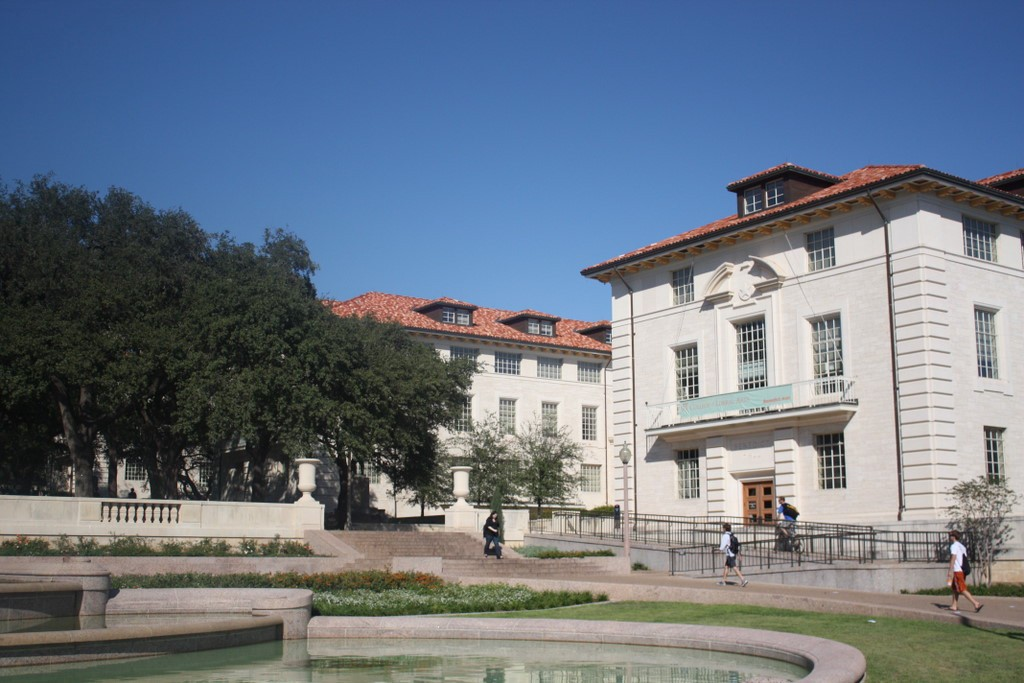
#> input picture proj4-2019/inputs/foto1A.jpg, 1024 x 683 px, found by its file name; its folder holds 4 pictures in this run
$ jupyter execute --allow-errors proj4.ipynb
#> lines starting #> are read from the running program, lines starting #| are printed output that depends on the picture
[cell 1]
import numpy as np
import cv2
import matplotlib.pyplot as plt
from time import process_time

[cell 2]
PATH_FILES = 'inputs/'
THRESHOLD_SELEC = 0.5

[cell 3]
filename1 = input("Indique o primeiro arquivo: ")
#> the answer given: inputs/foto1A.jpg

[cell 4]
filename2 = input("Indique o segundo arquivo: ")
#> the answer given: inputs/foto1B.jpg

### Passo 0
Leitura das imagens

[cell 5]
img_a = cv2.imread(PATH_FILES + filename1)
#> img_a is the input picture: shape (683, 1024, 3); mean B, G, R 132.3, 118.7, 107.9
img_b = cv2.imread(PATH_FILES + filename2)
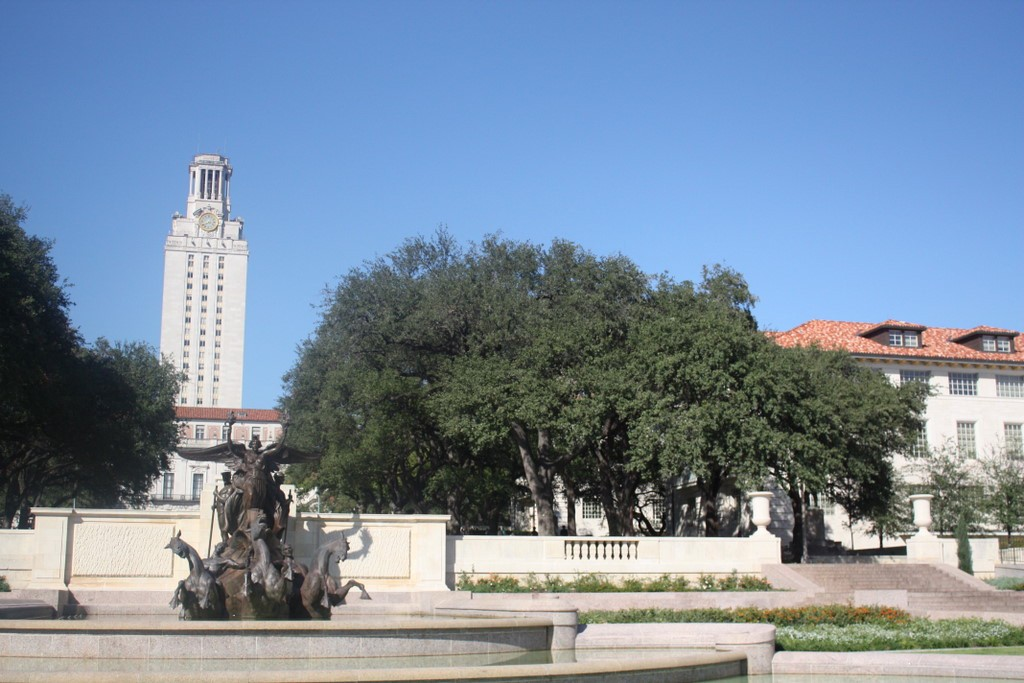
#> input picture proj4-2019/inputs/foto1B.jpg, 1024 x 683 px, found by its file name
#> img_b is the input picture: shape (683, 1024, 3); mean B, G, R 159.3, 139.8, 122

plt.subplot(121), plt.imshow(img_a)
plt.subplot(122), plt.imshow(img_b)
plt.show()
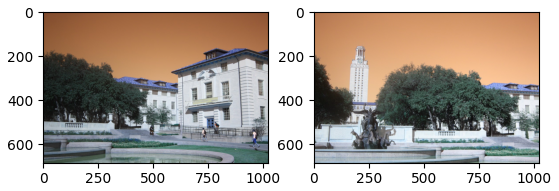
#> figure drawn by matplotlib, 2 panels; B, G, R data is drawn as R, G, B

### Passo 1
Converter as imagens coloridas de entrada em imagens de níveis de cinza.

[cell 6]
img_gray_a = cv2.cvtColor(img_a, cv2.COLOR_BGR2GRAY)
img_gray_b = cv2.cvtColor(img_b, cv2.COLOR_BGR2GRAY)
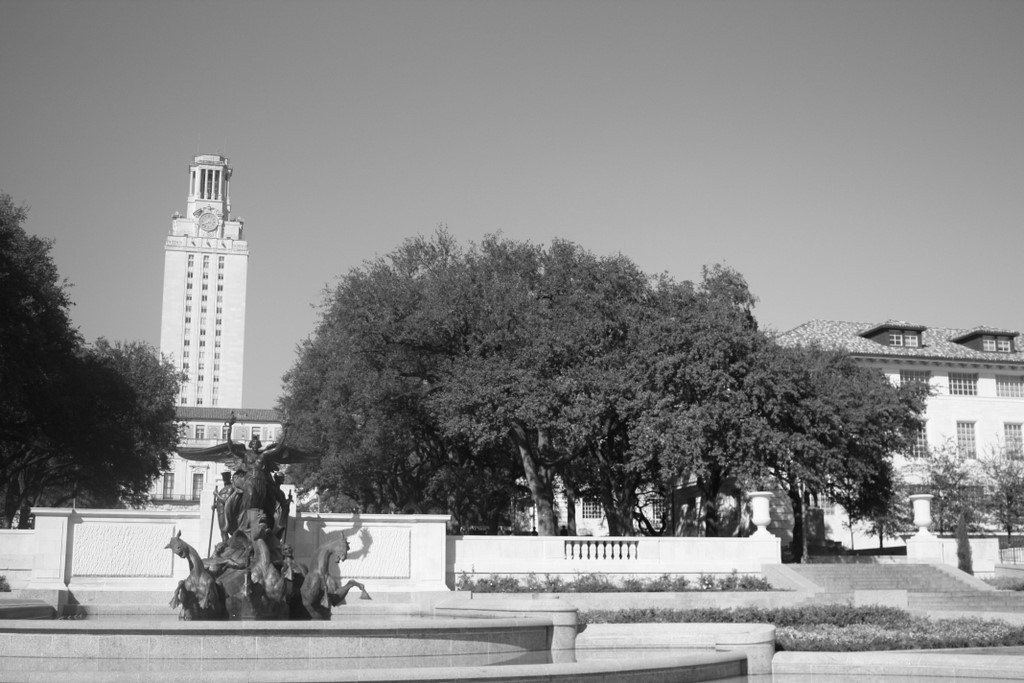
#> img_gray_b: shape (683, 1024); min 3, max 255, mean 136.7

plt.subplot(121), plt.imshow(img_gray_a, cmap='gray')
plt.subplot(122), plt.imshow(img_gray_b, cmap='gray')
plt.show()

# salva as imagens
cv2.imwrite('outputs/' + filename1[0:filename1.find('.')] + '-cinza.jpeg', img_gray_a)
cv2.imwrite('outputs/' + filename2[0:filename2.find('.')] + '-cinza.jpeg', img_gray_b)
#> Out = True

### Passo 2
Encontrar pontos de interesse e descritores invariantes locais para o par de imagens.

[cell 7]
# aplicando a tecnica do SIFT
sift = cv2.xfeatures2d.SIFT_create()
# encontra os pontos chaves e os descritores
t1_sift = process_time()
kp_img_a, des_a = sift.detectAndCompute(img_gray_a,None)
#> kp_img_a = 4239 keypoints; strongest (x, y, size): (958, 550, 9.6), (490, 528, 2), (440, 520, 6.8), (376, 451, 1.8)
kp_img_b, des_b = sift.detectAndCompute(img_gray_b,None)
#> kp_img_b = 5346 keypoints; strongest (x, y, size): (620, 556, 2.4), (612, 556, 2.2), (698, 499, 3.5), (772, 470, 2.8)
t2_sift = process_time()
# cria copias da imagem original para marcar os descritores
img_sift_a = img_gray_a.copy()
img_sift_b = img_gray_b.copy()
img_sift_a = cv2.drawKeypoints(img_gray_a, kp_img_a, img_sift_a)
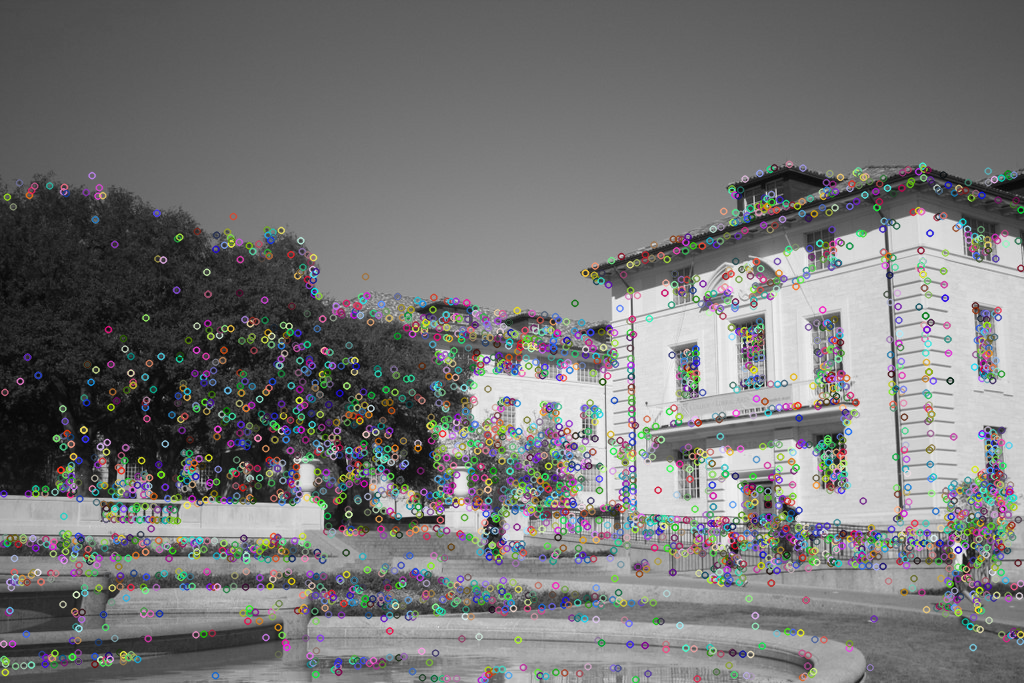
#> img_sift_a: shape (683, 1024, 3); mean of channels 0, 1, 2 118, 118, 118; drawn as B, G, R
img_sift_b = cv2.drawKeypoints(img_gray_b,kp_img_b, img_sift_b)
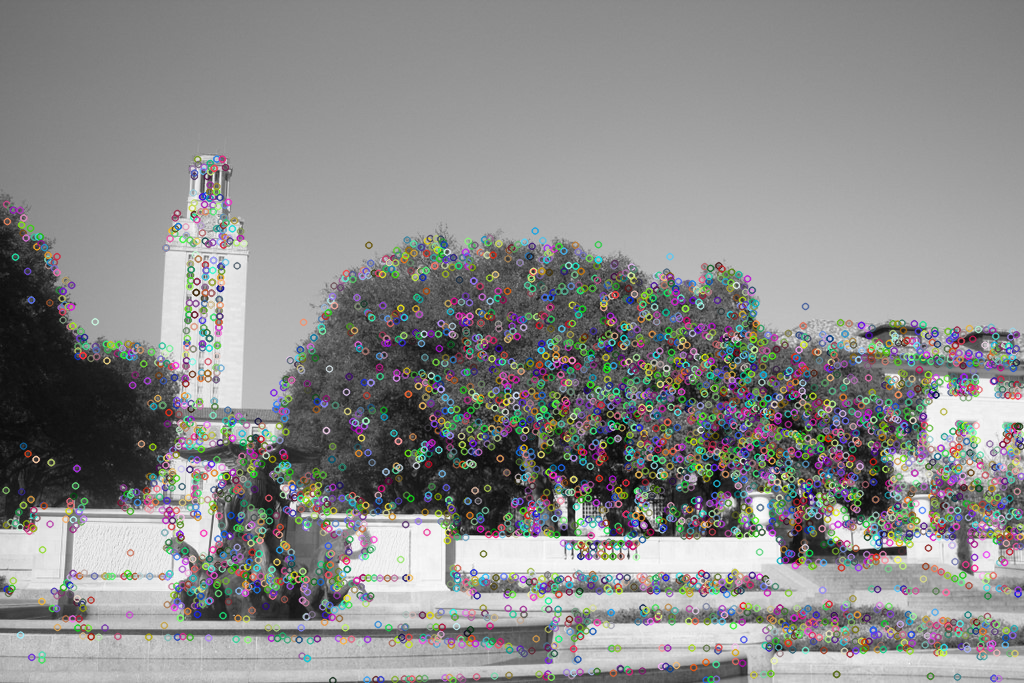
#> img_sift_b: shape (683, 1024, 3); mean of channels 0, 1, 2 138.2, 138.6, 138.6; drawn as B, G, R
# plota as imagens com os descritores marcados
plt.subplot(121), plt.imshow(img_sift_a, cmap='gray')
plt.subplot(122), plt.imshow(img_sift_b, cmap='gray')
plt.show()
# salva as imagens
cv2.imwrite('outputs/' + filename1[0:filename1.find('.')] + '-sift.jpeg', img_sift_a)
cv2.imwrite('outputs/' + filename2[0:filename2.find('.')] + '-sift.jpeg', img_sift_b)
#> Out = True

#> (a cell that did not finish here is left out)

### Passo 3

Computar distâncias (similaridades) entre cada descritor das duas imagens.

[cell 9]
# usa o BFMatcher (com parametros default) para encontrar as similaridades
bf = cv2.BFMatcher()
sift_matches = bf.knnMatch(des_a,des_b, k=2)
#> sift_matches = 4239 matches
#> (the rest of this cell did not finish here and is left out)

### Passo 4
Selecionar as melhores correspondências para cada descritor de imagem.

[cell 10]
# para ser considerado um bom match, a distancia m tem q ser menor que 50% da distancia n
sift_selec = []
for m,n in sift_matches:
    if m.distance < THRESHOLD_SELEC * n.distance:
        sift_selec.append(m)
#> after the loop, sift_selec = 696 matches

print("Numero de matches para o método SIFT: ", len(sift_selec))
#| Numero de matches para o método SIFT:  696

[cell 11]
surf_selec = []
#> (the rest of this cell did not finish here and is left out)

### Passo 5
Executar a técnica RANSAC (RANdom SAmple Consensus) para estimar a matriz de homografia (cv2.findHomography).

[cell 12]
sift_pts = []
sift_dst = []
if len(sift_selec) > 0:
    for m in sift_selec:
        sift_pts.append(kp_img_a[m.queryIdx].pt)
        sift_dst.append(kp_img_b[m.trainIdx].pt)
#> after the loop, sift_dst = 696 pairs, first value 467.8 to 1015.8, second value 240.1 to 673.3; sift_pts = 696 pairs, first value 12.77 to 559.9, second value 185.4 to 637.7

    sift_M, sift_mask = cv2.findHomography(np.float32(sift_pts).reshape(-1,1,2), np.float32(sift_dst).reshape(-1,1,2), cv2.RANSAC,5.0)
#> sift_M = [[0.767, 0.0356, 446.9], [-0.135, 0.911, 76.22], [-0.000209, -3.39e-05, 1]]; sift_mask = 696 values, max 1 at index 0, min 0 at index 552, mean 0.994

    print("Matriz de homografia encontrada para o metodo SIFT:")
    print(sift_M)
#| [[ 7.66686068e-01  3.56000937e-02  4.46914688e+02]
#|  [-1.34919227e-01  9.11110691e-01  7.62161737e+01]
#|  [-2.09455853e-04 -3.38888874e-05  1.00000000e+00]]
#> after the loop `for m in surf_selec:`: surf_dst = []
else:
    print("Nao foram encontrados pontos que atendem a correspondencia solicitada!")

[cell 13]
surf_pts = []
surf_dst = []
#> (the rest of this cell did not finish here and is left out)

### Passos 6 e 7
Aplicar uma projeção de perspectiva (cv2.warpPerspective) para alinhar as imagens e unir as imagens alinhadas e criar a imagem panorâmica.

[cell 14]
if not sift_M is None:
    img_sift_align_a = cv2.warpPerspective(img_a.copy(), sift_M, ((img_a.shape[1] + img_b.shape[1]), img_b.shape[0]))
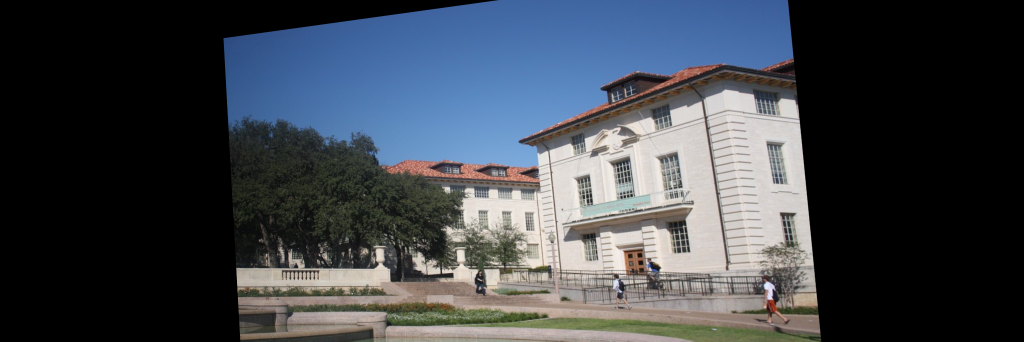
#> img_sift_align_a: shape (683, 2048, 3) (shown at 1/2 size); mean B, G, R 75.2, 68, 62.7
    img_sift_align_a[0:img_b.shape[0], 0:img_b.shape[1]] = img_b.copy()
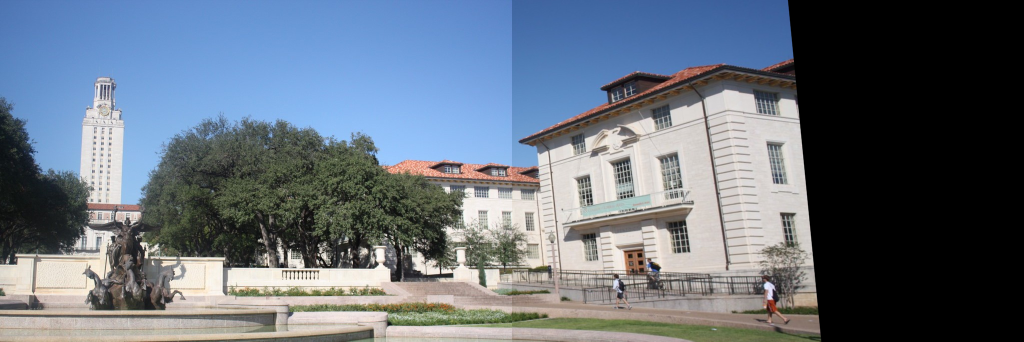
#> img_sift_align_a: shape (683, 2048, 3) (shown at 1/2 size); mean B, G, R 124.3, 111.9, 101.5

    plt.imshow(img_sift_align_a)
    plt.show()

    cv2.imwrite('outputs/' + filename1[0:filename1.find('.') - 1] + '-sift-pano.jpeg', img_sift_align_a)
else:
    print("Não foi possível calcular a matriz de homografia!")

#> (a cell that did not finish here is left out)

### Passo 8
Desenhar retas entre pontos correspondentes no par de imagens.

[cell 16]
draw_params_sift = dict(matchColor = (0,255,0), # draw matches in green color
                   singlePointColor = None,
                   matchesMask = sift_mask.ravel().tolist(), # draw only inliers
                   flags = 2)
#> draw_params_sift = 4 items

sift_lines = cv2.drawMatches(img_a.copy(), kp_img_a, img_b.copy(),kp_img_b, sift_selec, None, **draw_params_sift)
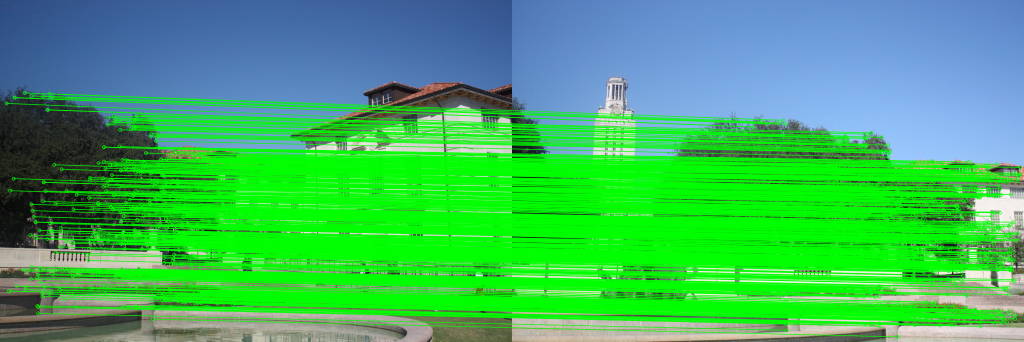
#> sift_lines: shape (683, 2048, 3) (shown at 1/2 size); mean B, G, R 97.5, 179.3, 64.7

plt.imshow(sift_lines)
plt.show()
cv2.imwrite('outputs/' + filename1[0:filename1.find('.') - 1] + '-lines-sift.jpeg', sift_lines)
#> Out = True
